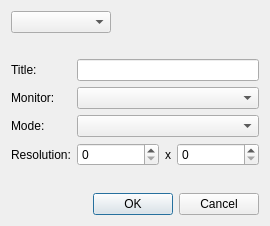
<?xml version="1.0" encoding="UTF-8"?>
<ui version="4.0">
 <class>ezQtWindowCfgDlg</class>
 <widget class="QDialog" name="ezQtWindowCfgDlg">
  <property name="geometry">
   <rect>
    <x>0</x>
    <y>0</y>
    <width>270</width>
    <height>226</height>
   </rect>
  </property>
  <property name="minimumSize">
   <size>
    <width>250</width>
    <height>200</height>
   </size>
  </property>
  <property name="maximumSize">
   <size>
    <width>350</width>
    <height>300</height>
   </size>
  </property>
  <property name="windowTitle">
   <string>Window Configuration</string>
  </property>
  <property name="windowIcon">
   <iconset resource="../QtResources/resources.qrc">
    <normaloff>:/EditorFramework/Icons/WindowConfig16.png</normaloff>:/EditorFramework/Icons/WindowConfig16.png</iconset>
  </property>
  <layout class="QVBoxLayout" name="verticalLayout">
   <item>
    <layout class="QHBoxLayout" name="horizontalLayout_2">
     <item>
      <widget class="QComboBox" name="m_ComboWnd">
       <property name="minimumSize">
        <size>
         <width>100</width>
         <height>0</height>
        </size>
       </property>
      </widget>
     </item>
     <item>
      <spacer name="horizontalSpacer">
       <property name="orientation">
        <enum>Qt::Horizontal</enum>
       </property>
       <property name="sizeHint" stdset="0">
        <size>
         <width>40</width>
         <height>20</height>
        </size>
       </property>
      </spacer>
     </item>
    </layout>
   </item>
   <item>
    <spacer name="verticalSpacer_2">
     <property name="orientation">
      <enum>Qt::Vertical</enum>
     </property>
     <property name="sizeType">
      <enum>QSizePolicy::Fixed</enum>
     </property>
     <property name="sizeHint" stdset="0">
      <size>
       <width>20</width>
       <height>20</height>
      </size>
     </property>
    </spacer>
   </item>
   <item>
    <layout class="QGridLayout" name="gridLayout">
     <item row="3" column="1">
      <layout class="QHBoxLayout" name="horizontalLayout">
       <item>
        <widget class="QSpinBox" name="m_SpinResX">
         <property name="sizePolicy">
          <sizepolicy hsizetype="MinimumExpanding" vsizetype="Fixed">
           <horstretch>0</horstretch>
           <verstretch>0</verstretch>
          </sizepolicy>
         </property>
         <property name="minimum">
          <number>0</number>
         </property>
         <property name="maximum">
          <number>5000</number>
         </property>
         <property name="singleStep">
          <number>10</number>
         </property>
        </widget>
       </item>
       <item>
        <widget class="QLabel" name="label_5">
         <property name="text">
          <string>x</string>
         </property>
        </widget>
       </item>
       <item>
        <widget class="QSpinBox" name="m_SpinResY">
         <property name="sizePolicy">
          <sizepolicy hsizetype="MinimumExpanding" vsizetype="Fixed">
           <horstretch>0</horstretch>
           <verstretch>0</verstretch>
          </sizepolicy>
         </property>
         <property name="minimum">
          <number>0</number>
         </property>
         <property name="maximum">
          <number>5000</number>
         </property>
         <property name="singleStep">
          <number>10</number>
         </property>
        </widget>
       </item>
      </layout>
     </item>
     <item row="1" column="1">
      <widget class="QComboBox" name="m_ComboMonitor"/>
     </item>
     <item row="3" column="0">
      <widget class="QLabel" name="label_4">
       <property name="text">
        <string>Resolution:</string>
       </property>
      </widget>
     </item>
     <item row="0" column="0">
      <widget class="QLabel" name="label">
       <property name="text">
        <string>Title:</string>
       </property>
      </widget>
     </item>
     <item row="1" column="0">
      <widget class="QLabel" name="label_2">
       <property name="text">
        <string>Monitor:</string>
       </property>
      </widget>
     </item>
     <item row="2" column="0">
      <widget class="QLabel" name="label_3">
       <property name="text">
        <string>Mode:</string>
       </property>
      </widget>
     </item>
     <item row="0" column="1">
      <widget class="QLineEdit" name="m_LineEditTitle"/>
     </item>
     <item row="2" column="1">
      <widget class="QComboBox" name="m_ComboMode"/>
     </item>
    </layout>
   </item>
   <item>
    <spacer name="verticalSpacer">
     <property name="orientation">
      <enum>Qt::Vertical</enum>
     </property>
     <property name="sizeHint" stdset="0">
      <size>
       <width>20</width>
       <height>40</height>
      </size>
     </property>
    </spacer>
   </item>
   <item>
    <widget class="QDialogButtonBox" name="m_ButtonBox">
     <property name="standardButtons">
      <set>QDialogButtonBox::Cancel|QDialogButtonBox::Ok</set>
     </property>
    </widget>
   </item>
  </layout>
 </widget>
 <resources>
  <include location="../../../Code/Tools/GuiFoundation/QtResources/resources.qrc"/>
  <include location="../QtResources/resources.qrc"/>
 </resources>
 <connections/>
</ui>
